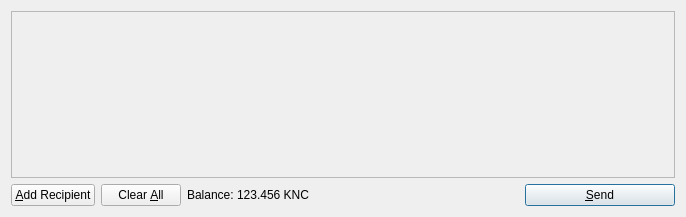
<?xml version="1.0" encoding="UTF-8"?>
<ui version="4.0">
 <class>SendCoinsDialog</class>
 <widget class="QDialog" name="SendCoinsDialog">
  <property name="geometry">
   <rect>
    <x>0</x>
    <y>0</y>
    <width>686</width>
    <height>217</height>
   </rect>
  </property>
  <property name="windowTitle">
   <string>Send Coins</string>
  </property>
  <layout class="QVBoxLayout" name="verticalLayout">
   <item>
    <widget class="QScrollArea" name="scrollArea">
     <property name="widgetResizable">
      <bool>true</bool>
     </property>
     <widget class="QWidget" name="scrollAreaWidgetContents">
      <property name="geometry">
       <rect>
        <x>0</x>
        <y>0</y>
        <width>666</width>
        <height>165</height>
       </rect>
      </property>
      <layout class="QVBoxLayout" name="verticalLayout_2">
       <property name="margin">
        <number>0</number>
       </property>
       <item>
        <layout class="QVBoxLayout" name="entries">
         <property name="spacing">
          <number>6</number>
         </property>
        </layout>
       </item>
       <item>
        <spacer name="verticalSpacer">
         <property name="orientation">
          <enum>Qt::Vertical</enum>
         </property>
         <property name="sizeHint" stdset="0">
          <size>
           <width>20</width>
           <height>40</height>
          </size>
         </property>
        </spacer>
       </item>
      </layout>
     </widget>
    </widget>
   </item>
   <item>
    <layout class="QHBoxLayout" name="horizontalLayout">
     <item>
      <widget class="QPushButton" name="addButton">
       <property name="toolTip">
        <string>Send to multiple recipients at once</string>
       </property>
       <property name="text">
        <string>&amp;Add Recipient</string>
       </property>
       <property name="icon">
        <iconset resource="../bitcoin.qrc">
         <normaloff>:/icons/add</normaloff>:/icons/add</iconset>
       </property>
       <property name="autoDefault">
        <bool>false</bool>
       </property>
      </widget>
     </item>
     <item>
      <widget class="QPushButton" name="clearButton">
       <property name="sizePolicy">
        <sizepolicy hsizetype="Minimum" vsizetype="Fixed">
         <horstretch>0</horstretch>
         <verstretch>0</verstretch>
        </sizepolicy>
       </property>
       <property name="toolTip">
        <string>Remove all transaction fields</string>
       </property>
       <property name="text">
        <string>Clear &amp;All</string>
       </property>
       <property name="icon">
        <iconset resource="../bitcoin.qrc">
         <normaloff>:/icons/remove</normaloff>:/icons/remove</iconset>
       </property>
       <property name="autoRepeatDelay">
        <number>300</number>
       </property>
       <property name="autoDefault">
        <bool>false</bool>
       </property>
      </widget>
     </item>
     <item>
      <layout class="QHBoxLayout" name="horizontalLayout_2">
       <property name="spacing">
        <number>3</number>
       </property>
       <item>
        <widget class="QLabel" name="label">
         <property name="text">
          <string>Balance:</string>
         </property>
        </widget>
       </item>
       <item>
        <widget class="QLabel" name="labelBalance">
         <property name="cursor">
          <cursorShape>IBeamCursor</cursorShape>
         </property>
         <property name="text">
          <string>123.456 KNC</string>
         </property>
         <property name="textInteractionFlags">
          <set>Qt::LinksAccessibleByMouse|Qt::TextSelectableByKeyboard|Qt::TextSelectableByMouse</set>
         </property>
        </widget>
       </item>
      </layout>
     </item>
     <item>
      <spacer name="horizontalSpacer">
       <property name="orientation">
        <enum>Qt::Horizontal</enum>
       </property>
       <property name="sizeHint" stdset="0">
        <size>
         <width>40</width>
         <height>20</height>
        </size>
       </property>
      </spacer>
     </item>
     <item>
      <widget class="QPushButton" name="sendButton">
       <property name="minimumSize">
        <size>
         <width>150</width>
         <height>0</height>
        </size>
       </property>
       <property name="toolTip">
        <string>Confirm the send action</string>
       </property>
       <property name="text">
        <string>&amp;Send</string>
       </property>
       <property name="icon">
        <iconset resource="../bitcoin.qrc">
         <normaloff>:/icons/send</normaloff>:/icons/send</iconset>
       </property>
       <property name="default">
        <bool>true</bool>
       </property>
      </widget>
     </item>
    </layout>
   </item>
  </layout>
 </widget>
 <resources>
  <include location="../bitcoin.qrc"/>
 </resources>
 <connections/>
</ui>
